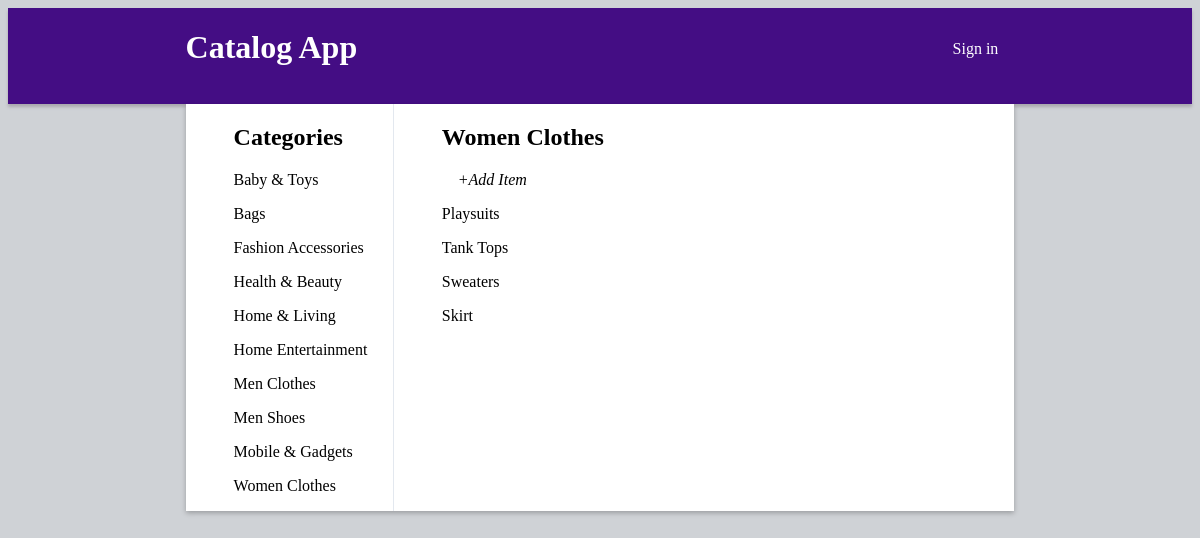
Screenshot of /category/10/items/ with the database file from the repository.
### database_setup.py (models this page shows, shortened)
class Category(Base):
	__tablename__ = 'categories'
	id = Column(Integer, primary_key=True)
	name = Column(String(100))

class Item(Base):
	__tablename__ = 'items'
	id = Column(Integer, primary_key=True)
	category_id = Column(Integer,ForeignKey('categories.id'))
	name = Column(String(100))
	description = Column(String(1000))
	user_id = Column(Integer, ForeignKey('users.id'))
	ctime = Column(DATETIME, nullable=False)
	mtime = Column(DATETIME, nullable=False)
	categories = relationship(Category)
	users = relationship(User)

### application.py (the view)
@app.route('/category/<int:category_id>/')
@app.route('/category/<int:category_id>/items/')
def showCategoryItems(category_id):
	session = DBSession()
	categories = session.query(Category).all()
	category = session.query(Category).filter_by(id=category_id).one()
	items = session.query(Item).filter_by(category_id=category_id).all()
	session.close()
	return render_template("showcategoryitems.html", categories=categories, category=category,
    items=items, login_session=login_session)

### application.py (called while the page is built)
def get_view_rate_limit():
    return getattr(g, '_view_rate_limit', None)

@app.after_request
def inject_x_rate_headers(response):
    limit = get_view_rate_limit()
    if limit and limit.send_x_headers:
        h = response.headers
        h.add('X-RateLimit-Remaining', str(limit.remaining))
        h.add('X-RateLimit-Limit', str(limit.limit))
        h.add('X-RateLimit-Reset', str(limit.reset))
    return response

### templates/showcategoryitems.html (shortened to what this page needs)
<!DOCTYPE html>
<html>
	<head>
		<link rel=stylesheet type=text/css href="{{url_for('static',filename='styles.css')}}">
	</head>
	<body>
		<div class="header">
			<div class="header__inner">
				<div class="app-name">
					<h1>Catalog App</h1>
				</div>
				<div class="login-panel">
					{% if not login_session['email'] %}
						<a href="{{url_for('showLogin')}}">Sign in</a>
					{% endif %}
				</div>
			</div>
		</div>
		<div class="content">
			<div class="categories-list">
				<h2>Categories</h2>
				{% for c in categories %}
				<div>
					<p><a href="{{url_for('showCategoryItems',category_id=c.id)}}">{{c.name}}</a></p>
				</div>
				{% endfor %}
			</div>
			<div class="items-list">
				<h2>{{category.name}}</h2>
				<p><a class="add-item" href="{{url_for('newItem',category_id=category.id)}}">+Add Item</a></p>
				{% for i in items %}
					<div>
						<p><a href="{{url_for('showItemDetails',category_id=i.category_id, item_id=i.id)}}">{{i.name}}</a></p>
					</div>
				{% endfor %}
			</div>
		</div>
	</body>
</html>

### static/styles.css (style rules this page uses)
html { margin: 0; padding: 0; width: 100%; height: 100%; box-sizing: border-box; }
body { background: #cfd2d6; }
a, a:visited { text-decoration: none; color: inherit; }
.header { box-shadow: 0px 3px 3px #AAA9AF; min-height: 56px; background: #440d84; }
.header__inner { width: 70%; margin-left: auto; margin-right: auto; display: flex; position:relative; color: #ffffff; }
.app-name { width:50%; text-align: left; }
.login-panel { width:50%; height:4em; margin-top:2em; text-align: right; padding-right: 1em; }
.content { width: 70%; display: flex; flex-wrap: wrap; box-shadow: 0 2px 5px rgba(0, 0, 0, 0.26); margin-left: auto; margin-right: auto; background: #ffffff; }
.categories-list { width:25%; border-right: 1px solid; border-color: #e3e8ef; }
.categories-list p, .items-list p, .item-details form { text-align: left; padding-left: 3em; }
.categories-list h2, .items-list h2, .item-details h2 { text-align: left; padding-left: 2em; }
.items-list { width:65%; }
.add-item, .home-nav { font-style: italic; padding-left: 1em; padding-top: 1em; }

### rows the page displays
Category: name "Baby & Toys"
Category: name "Bags"
Category: name "Fashion Accessories"
Category: name "Health & Beauty"
Category: name "Home & Living"
Category: name "Home Entertainment"
Category: name "Men Clothes"
Category: name "Men Shoes"
Category: name "Mobile & Gadgets"
Category: name "Women Clothes"
Item: name "Playsuits"
Item: name "Tank Tops"
Item: name "Sweaters"
Item: name "Skirt"
